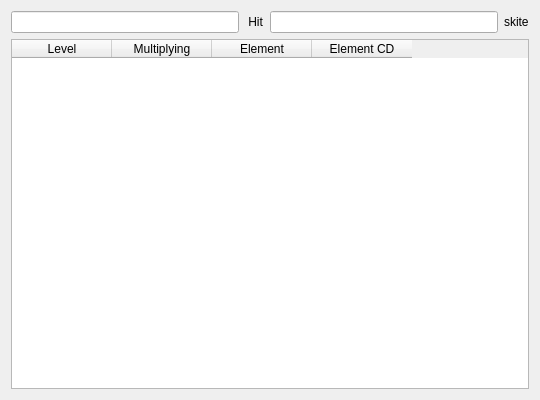
<?xml version="1.0" encoding="UTF-8"?>
<ui version="4.0">
 <class>NormalAttackPage</class>
 <widget class="QWidget" name="NormalAttackPage">
  <property name="geometry">
   <rect>
    <x>0</x>
    <y>0</y>
    <width>540</width>
    <height>400</height>
   </rect>
  </property>
  <property name="minimumSize">
   <size>
    <width>0</width>
    <height>400</height>
   </size>
  </property>
  <property name="windowTitle">
   <string>Form</string>
  </property>
  <layout class="QVBoxLayout" name="verticalLayout">
   <item>
    <widget class="QWidget" name="widget_8" native="true">
     <layout class="QHBoxLayout" name="horizontalLayout_7">
      <property name="leftMargin">
       <number>0</number>
      </property>
      <property name="topMargin">
       <number>0</number>
      </property>
      <property name="rightMargin">
       <number>0</number>
      </property>
      <property name="bottomMargin">
       <number>0</number>
      </property>
      <item>
       <widget class="QLineEdit" name="lineEdit_2"/>
      </item>
      <item>
       <widget class="QLabel" name="label_12">
        <property name="text">
         <string> Hit</string>
        </property>
       </widget>
      </item>
      <item>
       <widget class="QLineEdit" name="lineEdit_3"/>
      </item>
      <item>
       <widget class="QLabel" name="label_22">
        <property name="text">
         <string>skite</string>
        </property>
       </widget>
      </item>
     </layout>
    </widget>
   </item>
   <item>
    <widget class="QTableWidget" name="tableWidget">
     <column>
      <property name="text">
       <string>Level</string>
      </property>
     </column>
     <column>
      <property name="text">
       <string>Multiplying</string>
      </property>
     </column>
     <column>
      <property name="text">
       <string>Element</string>
      </property>
     </column>
     <column>
      <property name="text">
       <string>Element CD</string>
      </property>
     </column>
    </widget>
   </item>
  </layout>
 </widget>
 <resources/>
 <connections/>
</ui>
